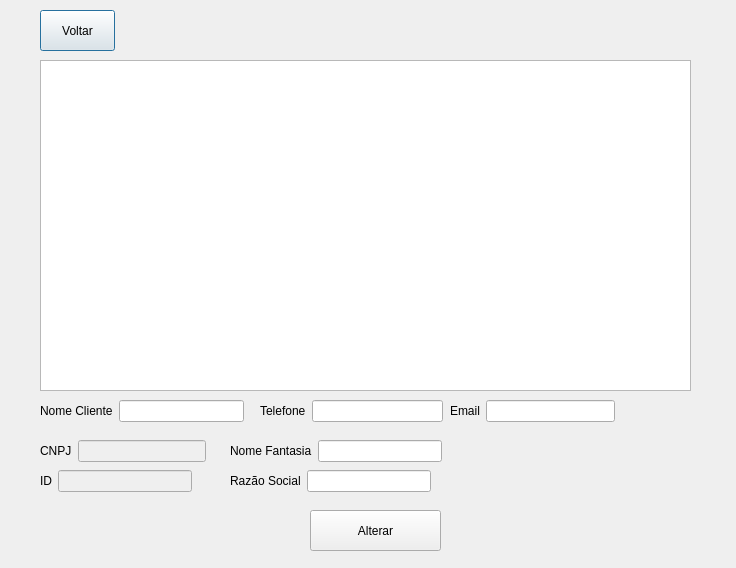
<?xml version="1.0" encoding="UTF-8"?>
<ui version="4.0">
 <class>TelaListarClienteJuridico</class>
 <widget class="QDialog" name="TelaListarClienteJuridico">
  <property name="geometry">
   <rect>
    <x>0</x>
    <y>0</y>
    <width>736</width>
    <height>568</height>
   </rect>
  </property>
  <property name="windowTitle">
   <string>Dialog</string>
  </property>
  <widget class="QPushButton" name="pushButton_Voltar">
   <property name="geometry">
    <rect>
     <x>40</x>
     <y>10</y>
     <width>75</width>
     <height>41</height>
    </rect>
   </property>
   <property name="text">
    <string>Voltar</string>
   </property>
  </widget>
  <widget class="QTableWidget" name="tblClienteJuridico">
   <property name="geometry">
    <rect>
     <x>40</x>
     <y>60</y>
     <width>651</width>
     <height>331</height>
    </rect>
   </property>
   <property name="selectionMode">
    <enum>QAbstractItemView::SingleSelection</enum>
   </property>
   <property name="selectionBehavior">
    <enum>QAbstractItemView::SelectRows</enum>
   </property>
  </widget>
  <widget class="QPushButton" name="pushButtonAlterar">
   <property name="geometry">
    <rect>
     <x>310</x>
     <y>510</y>
     <width>131</width>
     <height>41</height>
    </rect>
   </property>
   <property name="text">
    <string>Alterar</string>
   </property>
  </widget>
  <widget class="QWidget" name="layoutWidget">
   <property name="geometry">
    <rect>
     <x>450</x>
     <y>400</y>
     <width>165</width>
     <height>22</height>
    </rect>
   </property>
   <layout class="QHBoxLayout" name="horizontalLayout_2">
    <item>
     <widget class="QLabel" name="label_4">
      <property name="text">
       <string>Email</string>
      </property>
     </widget>
    </item>
    <item>
     <widget class="QLineEdit" name="txtEmail"/>
    </item>
   </layout>
  </widget>
  <widget class="QWidget" name="layoutWidget">
   <property name="geometry">
    <rect>
     <x>260</x>
     <y>400</y>
     <width>183</width>
     <height>22</height>
    </rect>
   </property>
   <layout class="QHBoxLayout" name="horizontalLayout_3">
    <item>
     <widget class="QLabel" name="label_7">
      <property name="text">
       <string>Telefone</string>
      </property>
     </widget>
    </item>
    <item>
     <widget class="QLineEdit" name="txtTelefone">
      <property name="text">
       <string/>
      </property>
     </widget>
    </item>
   </layout>
  </widget>
  <widget class="QWidget" name="layoutWidget">
   <property name="geometry">
    <rect>
     <x>40</x>
     <y>400</y>
     <width>204</width>
     <height>22</height>
    </rect>
   </property>
   <layout class="QHBoxLayout" name="horizontalLayout_5">
    <item>
     <widget class="QLabel" name="label_2">
      <property name="text">
       <string>Nome Cliente</string>
      </property>
     </widget>
    </item>
    <item>
     <widget class="QLineEdit" name="txtNomeCliente"/>
    </item>
   </layout>
  </widget>
  <widget class="QWidget" name="layoutWidget">
   <property name="geometry">
    <rect>
     <x>40</x>
     <y>440</y>
     <width>166</width>
     <height>22</height>
    </rect>
   </property>
   <layout class="QHBoxLayout" name="horizontalLayout_6">
    <item>
     <widget class="QLabel" name="label_CNPJ">
      <property name="text">
       <string>CNPJ</string>
      </property>
     </widget>
    </item>
    <item>
     <widget class="QLineEdit" name="txtCNPJ">
      <property name="enabled">
       <bool>false</bool>
      </property>
     </widget>
    </item>
   </layout>
  </widget>
  <widget class="QWidget" name="layoutWidget">
   <property name="geometry">
    <rect>
     <x>40</x>
     <y>470</y>
     <width>152</width>
     <height>22</height>
    </rect>
   </property>
   <layout class="QHBoxLayout" name="horizontalLayout_7">
    <item>
     <widget class="QLabel" name="label_3">
      <property name="text">
       <string>ID</string>
      </property>
     </widget>
    </item>
    <item>
     <widget class="QLineEdit" name="txtID">
      <property name="enabled">
       <bool>false</bool>
      </property>
     </widget>
    </item>
   </layout>
  </widget>
  <widget class="QWidget" name="layoutWidget">
   <property name="geometry">
    <rect>
     <x>230</x>
     <y>440</y>
     <width>212</width>
     <height>22</height>
    </rect>
   </property>
   <layout class="QHBoxLayout" name="horizontalLayout_4">
    <item>
     <widget class="QLabel" name="labelNomeFantasia">
      <property name="text">
       <string>Nome Fantasia</string>
      </property>
     </widget>
    </item>
    <item>
     <widget class="QLineEdit" name="lineEditNomeFantasia"/>
    </item>
   </layout>
  </widget>
  <widget class="QWidget" name="layoutWidget">
   <property name="geometry">
    <rect>
     <x>230</x>
     <y>470</y>
     <width>201</width>
     <height>22</height>
    </rect>
   </property>
   <layout class="QHBoxLayout" name="horizontalLayout_8">
    <item>
     <widget class="QLabel" name="label">
      <property name="text">
       <string>Razão Social</string>
      </property>
     </widget>
    </item>
    <item>
     <widget class="QLineEdit" name="lineEditRazaoSocial"/>
    </item>
   </layout>
  </widget>
 </widget>
 <resources/>
 <connections/>
</ui>
